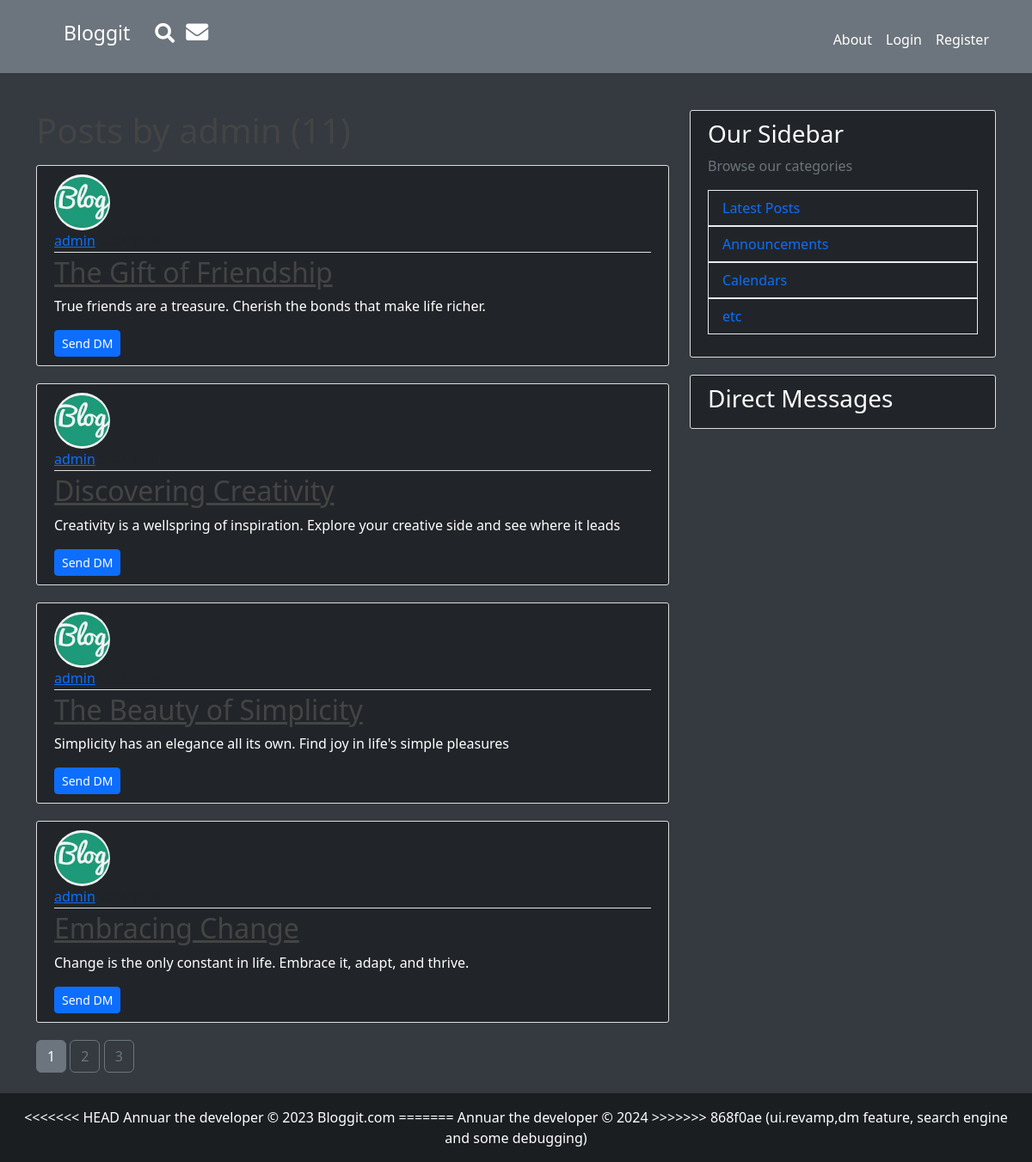
Screenshot of /user/admin with the database file from the repository.
### flaskblog/models.py (models this page shows, shortened)
class Post(db.Model):
    id = db.Column(db.Integer, primary_key=True)
    title = db.Column(db.String(100), nullable=False)
    date_posted = db.Column(db.DateTime, nullable=False, default=datetime.utcnow)
    content = db.Column(db.Text, nullable=False)
    user_id = db.Column(db.Integer, db.ForeignKey('user.id'), nullable=False)

class User(db.Model, UserMixin):
    id = db.Column(db.Integer, primary_key=True)
    username = db.Column(db.String(20), unique=True, nullable=False)
    email = db.Column(db.String(120), unique=True, nullable=False)
    image_file = db.Column(db.String(20), nullable=False, default='default.jpeg')
    password = db.Column(db.String(60), nullable=False)
    post = db.relationship('Post', backref='author', lazy=True)
    sent_messages = db.relationship('Message', foreign_keys='Message.sender_id', backref='sender', lazy='dynamic')
    received_messages = db.relationship('Message', foreign_keys='Message.recipient_id', backref='recipient', lazy='dynamic')

### flaskblog/routes.py (the view)
@app.route("/user/<string:username>")
def user_posts(username):
    page = request.args.get('page', 1, type=int)
    user = User.query.filter_by(username=username).first_or_404()
    posts = Post.query.filter_by(author=user).order_by(Post.date_posted.desc()).paginate(page=page, per_page=4)
    return render_template("user_posts.html", posts=posts, user=user)

### flaskblog/templates/user_posts.html
{% extends "layout.html" %}
{% block content %}
    <h1 class="mb-3">Posts by {{ user.username }} ({{ posts.total }})</h1>
    {% for post in posts.items %}
        <article class="media content-section bg-dark">
            <img class="rounded-circle article-img" src="{{ url_for('static', filename='profile_pics/' + post.author.image_file) }}">
            <div class="media-body">
                <div class="article-metadata">
                    <a class="mr-2" href="{{ url_for('user_posts', username=post.author.username) }}">{{ post.author.username }}</a>
                    <small class="text-muted">{{ post.date_posted.strftime('%Y-%m-%d') }}</small>
                </div>
                <h2><a class="article-title" href="{{ url_for('post', post_id=post.id)}}">{{ post.title }}</a></h2>
                <p class="article-content">{{ post.content }}</p>
                {% if post.author != current_user %}
                    <a class="btn btn-primary btn-sm" href="{{ url_for('inbox', recipient_id=post.author.id) }}">Send DM</a>
                {% endif %}
            </div>
        </article>
    {% endfor %}
    {% for page_num in posts.iter_pages(left_edge=1, right_edge=1, left_current=1, right_current=2) %}
        {% if page_num %}
            {% if posts.page == page_num %}
                <a class="btn btn-secondary mb-4" href="{{ url_for('user_posts', username=user.username, page=page_num)}}">{{ page_num }}</a>
            {% else %}
                <a class="btn btn-outline-secondary mb-4" href="{{ url_for('user_posts', username=user.username, page=page_num)}}">{{ page_num }}</a>
            {% endif %}
        {% else %}
            ...
        {% endif %}
    {% endfor %}
{% endblock content %}

### flaskblog/static/main.css (style rules this page uses)
body { background: #fafafa; color: #333333; margin-top: 5rem; display: flex; flex-direction: column; min-height: 100vh; }
h1, h2, h3, h4, h5, h6 { color: #444444; }
.content-section { background: #ffffff; padding: 10px 20px; border: 1px solid #dddddd; border-radius: 3px; margin-bottom: 20px; }
.article-title { color: #444444; }
.article-content { white-space: pre-line; }
.article-img { height: 65px; width: 65px; margin-right: 16px; }
.article-metadata { padding-bottom: 1px; margin-bottom: 4px; border-bottom: 1px solid #e3e3e3 }

### flaskblog/templates/layout.html (style rules this page uses)
body { background-color: #343a40; color: #ffffff; }

### rows the page displays
Post: image_file (picture), author.username "admin", title "The Gift of Friendship", content "True friends are a treasure. Cherish the bonds that make life richer."
Post: image_file (picture), author.username "admin", title "Discovering Creativity", content "Creativity is a wellspring of inspiration. Explore your creative side and see where it leads"
Post: image_file (picture), author.username "admin", title "The Beauty of Simplicity", content "Simplicity has an elegance all its own. Find joy in life's simple pleasures"
Post: image_file (picture), author.username "admin", title "Embracing Change", content "Change is the only constant in life. Embrace it, adapt, and thrive."

### other values shown
{{ page_num }} "1"
{{ page_num }} "2" "3"
